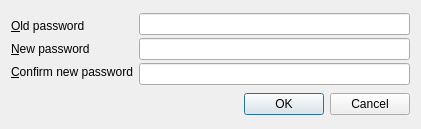
<?xml version="1.0" encoding="UTF-8"?>
<ui version="4.0">
 <class>PasswordWindow</class>
 <widget class="QDialog" name="PasswordWindow">
  <property name="geometry">
   <rect>
    <x>0</x>
    <y>0</y>
    <width>421</width>
    <height>129</height>
   </rect>
  </property>
  <property name="windowTitle">
   <string>Change password</string>
  </property>
  <layout class="QVBoxLayout" name="verticalLayout">
   <item>
    <widget class="QFrame" name="passwordFrame">
     <property name="sizePolicy">
      <sizepolicy hsizetype="Preferred" vsizetype="Fixed">
       <horstretch>0</horstretch>
       <verstretch>0</verstretch>
      </sizepolicy>
     </property>
     <layout class="QHBoxLayout" name="innerHorizontalLayout">
      <property name="margin">
       <number>0</number>
      </property>
      <item>
       <layout class="QVBoxLayout" name="labelVerticalLayout">
        <property name="spacing">
         <number>3</number>
        </property>
        <item>
         <widget class="QLabel" name="oldPasswordLabel">
          <property name="sizePolicy">
           <sizepolicy hsizetype="Preferred" vsizetype="Fixed">
            <horstretch>0</horstretch>
            <verstretch>0</verstretch>
           </sizepolicy>
          </property>
          <property name="text">
           <string>&amp;Old password</string>
          </property>
          <property name="buddy">
           <cstring>oldPasswordLineEdit</cstring>
          </property>
         </widget>
        </item>
        <item>
         <widget class="QLabel" name="passwordLabel">
          <property name="sizePolicy">
           <sizepolicy hsizetype="Preferred" vsizetype="Fixed">
            <horstretch>0</horstretch>
            <verstretch>0</verstretch>
           </sizepolicy>
          </property>
          <property name="text">
           <string>&amp;New password</string>
          </property>
          <property name="buddy">
           <cstring>passwordLineEdit</cstring>
          </property>
         </widget>
        </item>
        <item>
         <widget class="QLabel" name="confirmPasswordLabel">
          <property name="sizePolicy">
           <sizepolicy hsizetype="Preferred" vsizetype="Fixed">
            <horstretch>0</horstretch>
            <verstretch>0</verstretch>
           </sizepolicy>
          </property>
          <property name="text">
           <string>&amp;Confirm new password</string>
          </property>
          <property name="buddy">
           <cstring>confirmPasswordLineEdit</cstring>
          </property>
         </widget>
        </item>
       </layout>
      </item>
      <item>
       <layout class="QVBoxLayout" name="inputVerticalLayout">
        <property name="spacing">
         <number>3</number>
        </property>
        <item>
         <widget class="QLineEdit" name="oldPasswordLineEdit">
          <property name="echoMode">
           <enum>QLineEdit::Password</enum>
          </property>
         </widget>
        </item>
        <item>
         <widget class="QLineEdit" name="passwordLineEdit">
          <property name="echoMode">
           <enum>QLineEdit::Password</enum>
          </property>
         </widget>
        </item>
        <item>
         <widget class="QLineEdit" name="confirmPasswordLineEdit">
          <property name="echoMode">
           <enum>QLineEdit::Password</enum>
          </property>
         </widget>
        </item>
       </layout>
      </item>
     </layout>
    </widget>
   </item>
   <item>
    <widget class="QDialogButtonBox" name="dialogButtonBox">
     <property name="standardButtons">
      <set>QDialogButtonBox::Cancel|QDialogButtonBox::Ok</set>
     </property>
    </widget>
   </item>
  </layout>
 </widget>
 <tabstops>
  <tabstop>oldPasswordLineEdit</tabstop>
  <tabstop>passwordLineEdit</tabstop>
  <tabstop>confirmPasswordLineEdit</tabstop>
  <tabstop>dialogButtonBox</tabstop>
 </tabstops>
 <resources/>
 <connections/>
</ui>
